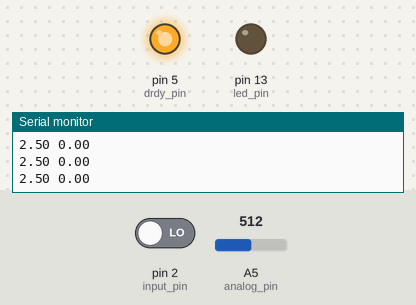
Bench run of a sketch on a simulated Arduino Uno, built with avr-gcc and run on an emulated ATmega328P. Shown: output pins drawn as LEDs (lit = HIGH), the last lines printed to the serial monitor. The inputs (shaded band) are chosen by the test bench; at power-on: pin 2 (input_pin) LOW, A5 (analog_pin) = 512.

Above: at 1.2 s.
1.3 s: pin 2 (input_pin) driven HIGH
At 2.5 s:
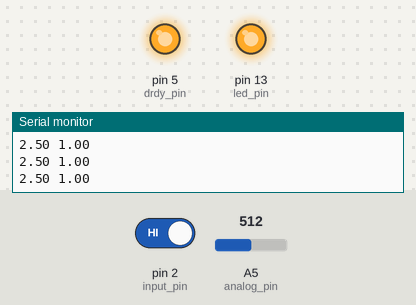
2.8 s: pin 2 (input_pin) driven LOW
At 3.6 s:
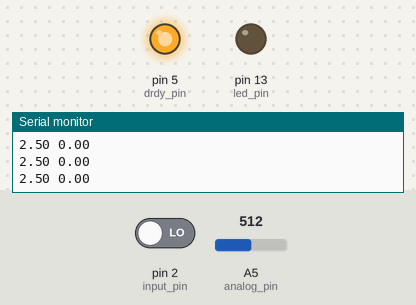
Timing chart, 0 to 5.8 s (numbered marks = the images above; inputs shaded):
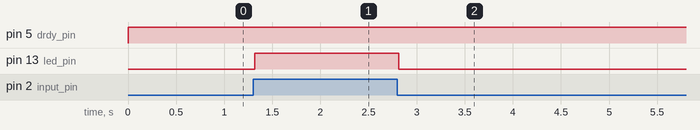

Measured:
- after the input at 1.3 s, pin 13 (led_pin): LOW → HIGH at once
- after the input at 2.8 s, pin 13 (led_pin): HIGH → LOW at once

The sketch:

plot_pi_output.ino
```cpp
int input_pin = 2;
int led_pin = LED_BUILTIN;
int drdy_pin = 5;
int analog_pin = A5;

// Peak to peak voltage of incoming signal
const double VPP = 5.0;
const int bit_depth = 10;
int ADC_RESOLUTION;

int threshold = 1;

void setup() {

  // Make sure what ever you put here matches your Serial Monitor setting
  Serial.begin(9600);
  Serial.flush();
  pinMode(input_pin, INPUT);
  pinMode(analog_pin, INPUT);
  pinMode(led_pin, OUTPUT);
  pinMode(drdy_pin, OUTPUT);

  ADC_RESOLUTION = pow(2, bit_depth)-1;

} // end setup()

void loop() {

    digitalWrite(drdy_pin, HIGH);
    double ana_sample = analogRead(analog_pin);
    ana_sample *= VPP / ADC_RESOLUTION;

    double dig_sample = digitalRead(input_pin);

    Serial.print(ana_sample);
    Serial.print(" ");
    Serial.println(dig_sample);

    if (dig_sample) digitalWrite(led_pin, HIGH);
    else digitalWrite(led_pin, LOW);


} // end loop()
```
